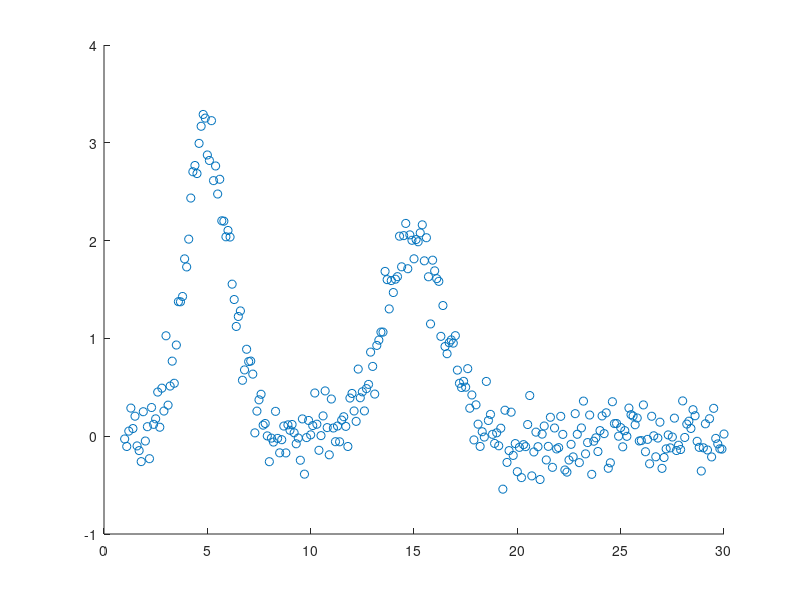

Write the MATLAB code that produced this figure. (Note: this script raises an error after producing the figure.)
clc;
clear all;

% 生成一些示例数据
x = 1:0.1:30;
y = 3 * exp(-((x - 5) / 1.5).^2) + 2 * exp(-((x - 15) / 2).^2) + randn(size(x)) * 0.2; % 三个高斯峰和一些噪声

% 绘制原始数据
figure;
scatter(x, y);
hold on;

% 拟合数据
% 使用内置的 gauss3 模型
ft = fittype('gauss3');
startPoints = [3 5 1.5 2 15 2 1.5 25 1]; % 初始猜测值
fitResult = fit(x', y', ft, 'Start', startPoints);

coeffs = coeffvalues(fitResult);

% 显示提取的参数
a1 = coeffs(1);
b1 = coeffs(2);
c1 = coeffs(3);
a2 = coeffs(4);
b2 = coeffs(5);
c2 = coeffs(6);
a3 = coeffs(7);
b3 = coeffs(8);
c3 = coeffs(9);

% 绘制拟合结果
plot(fitResult, x, y);
legend('Data', 'Gaussian Fit');
hold off;

% 显示拟合参数
disp('Fitted parameters:');
disp(fitResult);
